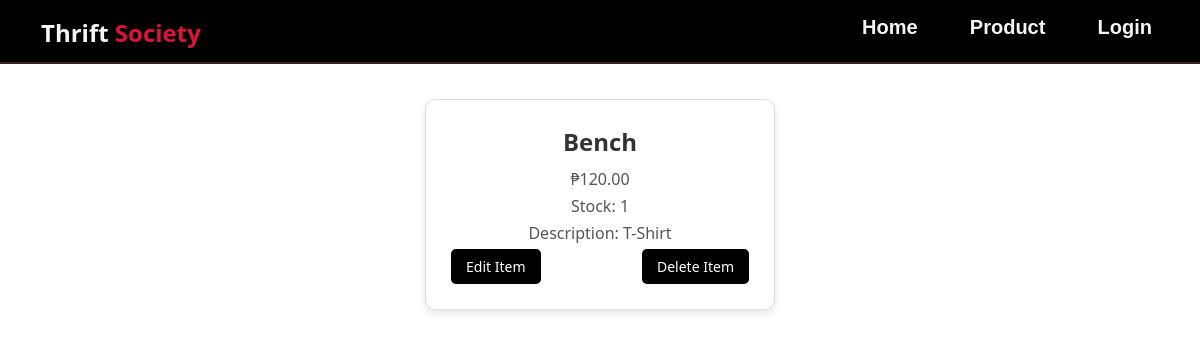
Screenshot of /product/15 with the database file from the repository.
### app/models.py (models this page shows, shortened)
class Product(models.Model):
    ItemName = models.CharField(max_length=100)
    description = models.TextField()
    price = models.DecimalField(max_digits=10, decimal_places=2)
    stock = models.PositiveIntegerField()
    image = models.ImageField(upload_to='product_images/', null=True, blank=True)

### app/views.py (the view)
# urls.py: path('product/<int:pk>', ProductDetailView.as_view(), name='product_detail'),
class ProductDetailView(DetailView):
    model = Product
    context_object_name = 'product'
    template_name = 'app/product_detail.html'

### app/templates/app/product_detail.html
{% extends 'app/base.html' %}
{% load static %}
{% block content %}
        <div class="post-entry">
            <div class="product">
                <div class="product-card">
                    <div class="crd">
                <h2><a href="">{{product.ItemName}}</a> </h2>
            <p>₱{{product.price}}</p>
            <p>Stock: {{product.stock}}</p>
            <p>Description: {{product.description}}</p>
                    <div class="edit">
                    <a href="{% url 'product_update' product.pk %}"><button>Edit Item</button></a>
                    <a href="{% url 'product_delete' product.pk %}"><button>Delete Item</button></a>
                    </div>
                    </div>
                </div>
            </div>
        </div>
{% endblock content %}

### static/css/base.css (style rules this page uses)
* { box-sizing: border-box; margin: 0; padding: 0; text-decoration: none; font-family: 'Segoe UI', Tahoma, Geneva, Verdana, sans-serif, Geneva, Tahoma, sans-serif; color:#333 }
.post-entry { display: flex; justify-content: center; align-items: center; margin: 20px; }
.product { width: 100%; max-width: 350px; margin: 15px; border: 1px solid #ddd; border-radius: 10px; box-shadow: 0 4px 8px rgba(0, 0, 0, 0.1); padding: 15px; background-color: #fff; }
.product-card { padding: 10px; }
.crd { text-align: center; }
.crd h2 { font-size: 24px; color: #333; margin-bottom: 10px; }
.crd p { font-size: 16px; color: #555; margin-bottom: 5px; }
.edit { display: flex; justify-content: space-between; gap: 10px; }
button { padding: 8px 15px; font-size: 14px; color: #fff; background-color: black; border: none; border-radius: 5px; cursor: pointer; transition: background-color 0.3s; }

### rows the page displays
Product: ItemName "Bench", price "120.00", stock "1", description "T-Shirt"
